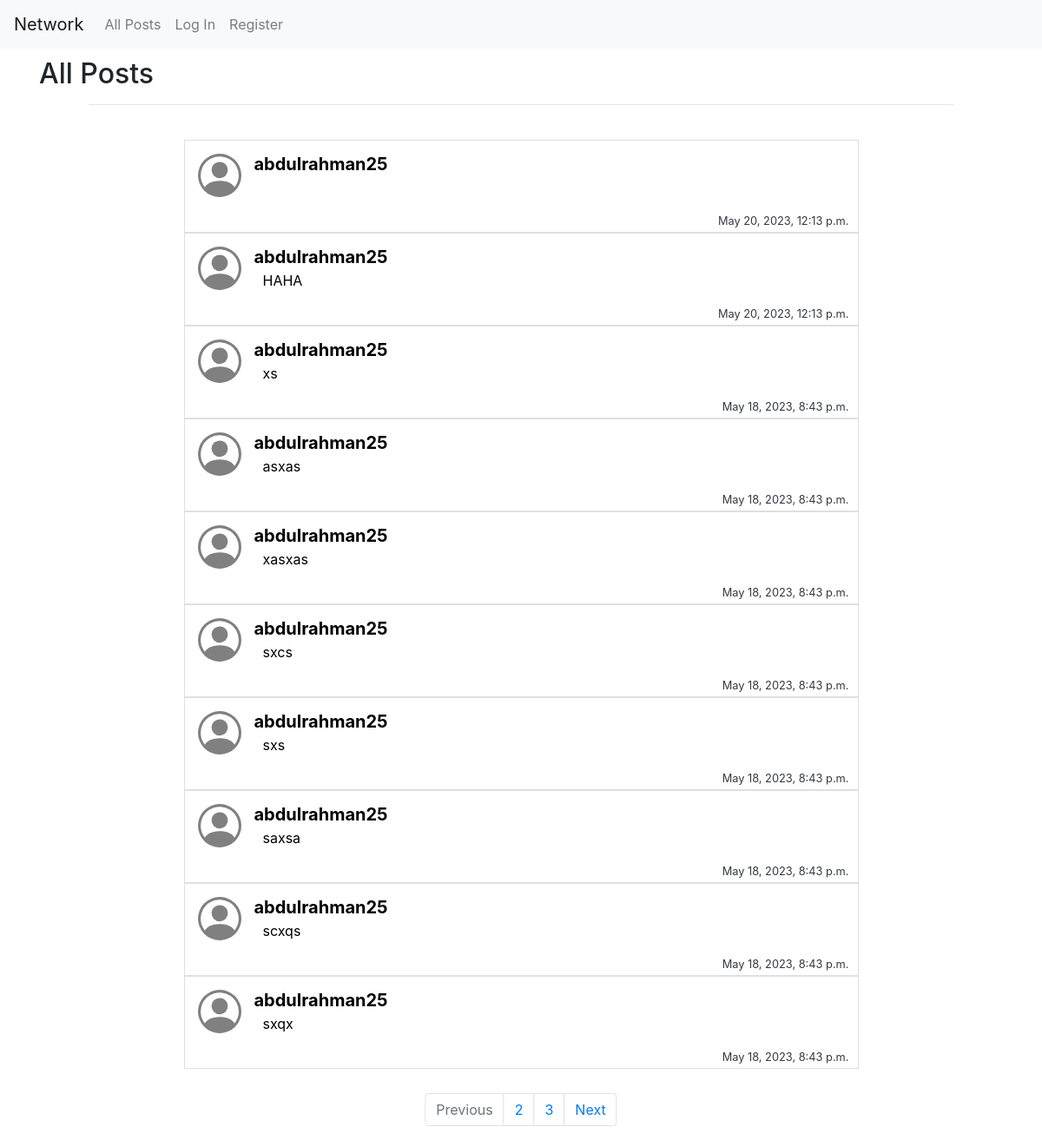
The page / on the database its author committed.
### network/models.py (models this page shows, shortened)
class newPost(models.Model):
    text = models.TextField(null=True)
    date = models.DateTimeField(auto_now_add=True, null=True)
    user = models.ForeignKey(User, related_name="user_post", on_delete=models.CASCADE, null=True)

class User(AbstractUser):
    pass

### network/views.py (the view)
# urls.py: path("", views.index, name="index"),
def index(request):
    all_posts = newPost.objects.all().order_by('-date')
    user_likes = likePost.objects.filter(user=request.user.id).values_list("post", flat=True)
    likes = likePost.objects.all().values_list("post", flat=True)
    num_likes = {}
    for j in likes:
        if j in num_likes:
            num_likes[j] +=1
        else:
            num_likes[j] =1
    contact_list = newPost.objects.all().order_by('-date')
    paginator = Paginator(contact_list, 10) # Show 10 contacts per page.
    page_number = request.GET.get('page')
    page_obj = paginator.get_page(page_number)
    print(page_obj)
    return render(request, "network/index.html",{
        "posts": all_posts,
        "likes": user_likes,
        "num_likes": num_likes,
        "message": "All Posts",
        "page_obj": page_obj,
    })

### network/templates/network/index.html (shortened to what this page needs)
{% extends "network/layout.html" %}
{% load static %}
{% block body %}
<div class="container title">
    <h2>{{ message }}</h2>
</div>
<hr class="index-line"><br>
<div class="container all_posts" id="all_posts">
{% for contact in page_obj %}
    <div class="card post" style="max-width: 100%;" id="{{contact.id}}">
      <div class="posts-profile"></div>
      <div class="card-body text-dark">
        <h5 class="card-title username">
          {% if user.is_authenticated %}
            <a href="{% url 'profile' id=contact.user.id%}" class="link">@{{ contact.user }}</a>
          {% else %}
            {{ contact.user }}
          {% endif %}
        </h5>
        <p class="card-text text" id="edit-text">{{ contact.text }}</p>
        <p class="card-text date"><small class="text-body-secondary ">{{ contact.date }}</small></p>
      </div>
  </div>
{% endfor %}
<nav aria-label="Page navigation example" class="pages-bar">
  <ul class="pagination">
    {% if not page_obj.has_previous %}
    <li class="page-item disabled">
      <a class="page-link" href="#" tabindex="-1" aria-disabled="true">Previous</a>
    </li>
    {% endif %}
    {% for i in page_obj.paginator.page_range %}
    {% if i != page_obj.number %}
    <li class="page-item"><a class="page-link" href="?page={{ i }}">{{ i }}</a></li>
    {% endif %}
    {% endfor %}
    {% if page_obj.has_next %}
    <li class="page-item"><a class="page-link" href="?page={{ page_obj.next_page_number }}">Next</a></li>
    {% endif %}
  </ul>
</nav><br>
</div>
{% endblock %}

### network/static/network/styles.css (style rules this page uses)
.post { border-radius: 0; width: 70%; margin: auto; height: auto; }
.title { margin-top: 10px; }
.username { position: absolute; left: 80px; top: 15px; display: inline-block; color: black; font-weight: bold; font-size: 20px; }
.text { margin-left: 70px; margin-right: 150px; position: absolute; top: 40%; font-size: 16px; color: black; }
.date { position: absolute; right: 10px; top: 75%; }
.posts-profile { color: gray; margin-left: 15px; margin-top: 15px; }
.index-line { width: 83%; }
.pages-bar { position: absolute; margin-top: 55px; left: 50%; transform: translate(-50%, -50%); }

### rows shown on the page
newPost: user "abdulrahman25", date "May 20, 2023, 12:13 p.m."
newPost: user "abdulrahman25", text "HAHA", date "May 20, 2023, 12:13 p.m."
newPost: user "abdulrahman25", text "xs", date "May 18, 2023, 8:43 p.m."
newPost: user "abdulrahman25", text "asxas", date "May 18, 2023, 8:43 p.m."
newPost: user "abdulrahman25", text "xasxas", date "May 18, 2023, 8:43 p.m."
newPost: user "abdulrahman25", text "sxcs", date "May 18, 2023, 8:43 p.m."
newPost: user "abdulrahman25", text "sxs", date "May 18, 2023, 8:43 p.m."
newPost: user "abdulrahman25", text "saxsa", date "May 18, 2023, 8:43 p.m."
newPost: user "abdulrahman25", text "scxqs", date "May 18, 2023, 8:43 p.m."
newPost: user "abdulrahman25", text "sxqx", date "May 18, 2023, 8:43 p.m."

### other values the page prints
{{ message }} "All Posts"
{{ i }} "2" "3"
